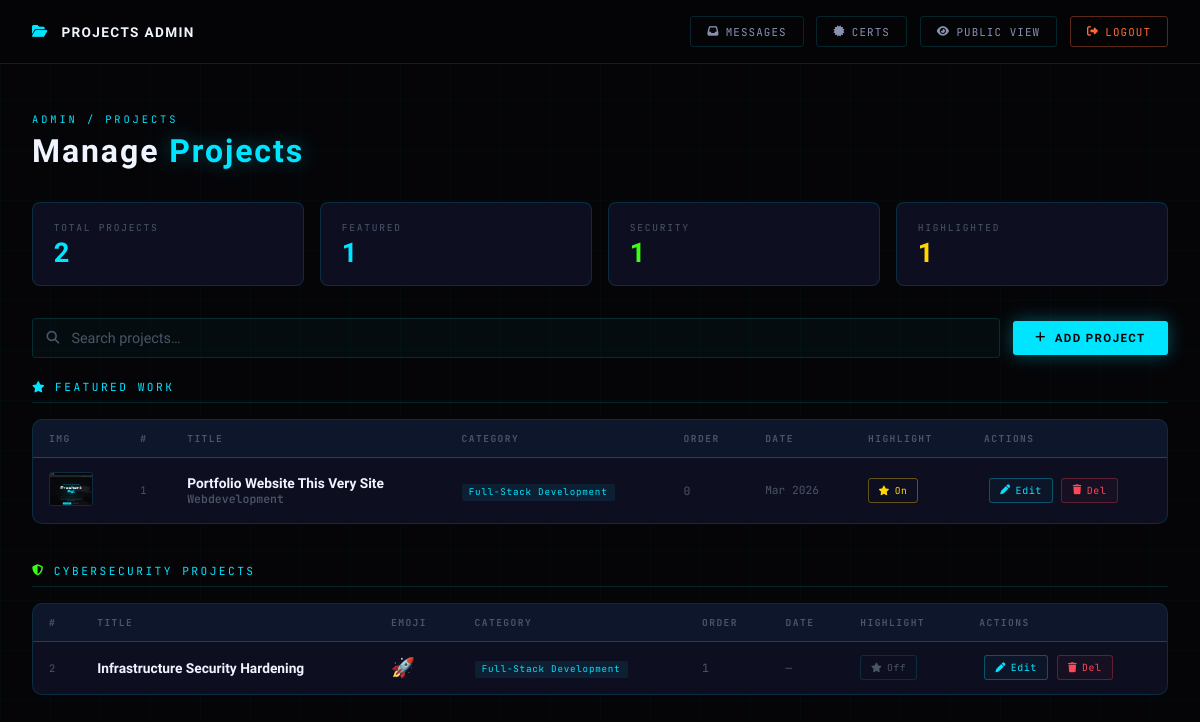
Page /dashboard/projects/ (signed in) on the committed database.
### apps/portfolio/models.py (models this page shows, shortened)
class Project(models.Model):
    CATEGORY_CHOICES = [
        ('dev',      'Full-Stack Development'),
        ('security', 'Cybersecurity'),
        ('ml',       'ML / Research'),
        ('research', 'Research'),
        ('other',    'Other'),
    ]
    SECTION_CHOICES = [
        ('featured',  'Featured Work'),
        ('security',  'Cybersecurity Projects'),
    ]
    title         = models.CharField(max_length=200)
    subtitle      = models.CharField(max_length=200, blank=True,
                                     help_text="Second line of title, e.g. 'Secure Photo Journal'")
    category      = models.CharField(max_length=20, choices=CATEGORY_CHOICES, default='dev')
    section       = models.CharField(max_length=20, choices=SECTION_CHOICES, default='featured',
                                     help_text="Which section on the Projects page this appears in")
    description   = models.TextField()
    icon_emoji    = models.CharField(max_length=10, blank=True, default='🚀',
                                     help_text="Emoji shown on small cards, e.g. 🛡️")
    stat1_value = models.CharField(max_length=30, blank=True, help_text="e.g. '100%'")
    stat1_label = models.CharField(max_length=60, blank=True, help_text="e.g. 'XSS / SQLi blocked'")
    stat2_value = models.CharField(max_length=30, blank=True, help_text="e.g. '30%'")
    stat2_label = models.CharField(max_length=60, blank=True, help_text="e.g. 'Faster request handling'")
    tags          = models.CharField(max_length=500, blank=True,
                                     help_text="Comma-separated tags, e.g. 'Python, Django, Nginx'")
    live_url      = models.URLField(blank=True, help_text="Live / demo link")
    source_url    = models.URLField(blank=True, help_text="GitHub / source link")
    image         = models.ImageField(upload_to='projects/', blank=True, null=True)
    image_alt     = models.CharField(max_length=200, blank=True)
    image_right   = models.BooleanField(default=False,
                                        help_text="Featured card: put image on the right side")
    CARD_STYLE_CHOICES = [
        ('long',  'Long Card — full layout with image panel'),
        ('short', 'Short Card — compact, no image panel'),
    ]
    card_style     = models.CharField(max_length=10, choices=CARD_STYLE_CHOICES, default='long',
                                      help_text="How this project appears on the public Projects page")
    is_highlighted = models.BooleanField(default=False,
                                         help_text="Show highlight glow / pin at top of its section")
    display_order  = models.PositiveIntegerField(default=0,
                                                  help_text="Lower = shown first (0 = top)")
    date_label     = models.CharField(max_length=30, blank=True,
                                      help_text="Date shown on card, e.g. 'Mar 2026'")
    created_at     = models.DateTimeField(auto_now_add=True)
    class Meta:
        ordering = ['display_order', 'section', '-created_at']
        verbose_name = 'Project'
        verbose_name_plural = 'Projects'

### apps/portfolio/views.py (the view)
# urls.py: path('dashboard/projects/', views.project_dashboard, name='project_dashboard'),
@login_required
def project_dashboard(request):
    all_projects  = Project.objects.all().order_by('display_order', 'section', '-created_at')
    alert_success = request.session.pop('project_alert', None)
    return render(request, 'project_dashboard.html', {
        'projects': all_projects,
        'alert_success': alert_success,
    })

### apps/portfolio/templates/project_dashboard.html (shortened to what this page needs)
{% load static %}
<!DOCTYPE html>
<html lang="en">
<head>
  <link rel="stylesheet" href="https://cdnjs.cloudflare.com/ajax/libs/font-awesome/6.5.0/css/all.min.css">
</head>
<body>
<nav class="topbar">
  <div class="topbar-brand"><i class="fas fa-folder-open"></i> PROJECTS ADMIN</div>
  <div class="topbar-right">
    <a href="{% url 'dashboard' %}" class="btn-nav"><i class="fas fa-inbox"></i> Messages</a>
    <a href="{% url 'cert_dashboard' %}" class="btn-nav"><i class="fas fa-certificate"></i> Certs</a>
    <a href="{% url 'projects' %}" class="btn-nav" target="_blank"><i class="fas fa-eye"></i> Public View</a>
    <form method="post" action="{% url 'logout' %}" style="display:inline;">{% csrf_token %}
      <button type="submit" class="btn-logout"><i class="fas fa-sign-out-alt"></i> Logout</button>
    </form>
  </div>
</nav>
<main class="main">
  <div class="page-header">
    <div>
      <p class="page-eyebrow">Admin / Projects</p>
      <h1 class="page-title">Manage <span class="accent">Projects</span></h1>
    </div>
  </div>
  <div class="stats-row">
    <div class="stat-card">
      <div class="stat-label">Total Projects</div>
      <div class="stat-value" id="total-count">{{ projects|length }}</div>
    </div>
    <div class="stat-card">
      <div class="stat-label">Featured</div>
      <div class="stat-value" id="featured-count" style="color:var(--cyan);">—</div>
    </div>
    <div class="stat-card">
      <div class="stat-label">Security</div>
      <div class="stat-value" id="security-count" style="color:var(--green);">—</div>
    </div>
    <div class="stat-card">
      <div class="stat-label">Highlighted</div>
      <div class="stat-value" id="hl-count" style="color:var(--gold);">—</div>
    </div>
  </div>
  <div class="toolbar">
    <div class="search-wrap">
      <i class="fas fa-search"></i>
      <input type="text" id="searchInput" class="search-input" placeholder="Search projects…">
    </div>
    <a href="{% url 'project_add' %}" class="btn-add"><i class="fas fa-plus"></i> Add Project</a>
  </div>
  <div class="section-title"><i class="fas fa-star" style="color:var(--cyan);"></i> Featured Work</div>
  <div class="table-wrap">
    <table id="projTable">
      <thead>
        <tr>
          <th>Img</th><th>#</th><th>Title</th><th>Category</th><th>Order</th><th>Date</th><th>Highlight</th><th>Actions</th>
        </tr>
      </thead>
      <tbody id="featured-tbody">
        {% for proj in projects %}{% if proj.section == 'featured' %}
        <tr>
          <td>
            {% if proj.image %}
              <img src="{{ proj.image.url }}" class="thumb" alt="">
            {% else %}
              <div class="no-thumb">{{ proj.icon_emoji }}</div>
            {% endif %}
          </td>
          <td style="font-family:var(--font-mono);font-size:.65rem;color:var(--text-lo);">{{ forloop.counter }}</td>
          <td class="td-title">
            {{ proj.title }}
            {% if proj.subtitle %}<div style="font-size:.72rem;color:var(--text-lo);font-family:var(--font-mono);">{{ proj.subtitle }}</div>{% endif %}
          </td>
          <td><span class="cat-badge cat-{{ proj.category }}">{{ proj.get_category_display }}</span></td>
          <td style="font-family:var(--font-mono);font-size:.72rem;color:var(--text-lo);">{{ proj.display_order }}</td>
          <td style="font-family:var(--font-mono);font-size:.7rem;color:var(--text-lo);white-space:nowrap;">{{ proj.date_label|default:"—" }}</td>
          <td>
            <form method="post" action="{% url 'project_toggle_highlight' proj.pk %}" style="display:inline;">{% csrf_token %}
              <button type="submit" class="hl-btn {% if proj.is_highlighted %}on{% else %}off{% endif %}">
                <i class="fas fa-star"></i> {% if proj.is_highlighted %}On{% else %}Off{% endif %}
              </button>
            </form>
          </td>
          <td>
            <a href="{% url 'project_edit' proj.pk %}" class="btn-edit"><i class="fas fa-pen"></i> Edit</a>
            <form method="post" action="{% url 'project_delete' proj.pk %}" style="display:inline;" onsubmit="return confirm('Delete {{ proj.title }}?');">{% csrf_token %}
              <button type="submit" class="btn-delete"><i class="fas fa-trash"></i> Del</button>
            </form>
          </td>
        </tr>
        {% endif %}{% endfor %}
      </tbody>
    </table>
  </div>
  <div class="section-title"><i class="fas fa-shield-halved" style="color:var(--green);"></i> Cybersecurity Projects</div>
  <div class="table-wrap">
    <table>
      <thead>
        <tr>
          <th>#</th><th>Title</th><th>Emoji</th><th>Category</th><th>Order</th><th>Date</th><th>Highlight</th><th>Actions</th>
        </tr>
      </thead>
      <tbody>
        {% for proj in projects %}{% if proj.section == 'security' %}
        <tr>
          <td style="font-family:var(--font-mono);font-size:.65rem;color:var(--text-lo);">{{ forloop.counter }}</td>
          <td class="td-title">{{ proj.title }}</td>
          <td style="font-size:1.2rem;">{{ proj.icon_emoji }}</td>
          <td><span class="cat-badge cat-{{ proj.category }}">{{ proj.get_category_display }}</span></td>
          <td style="font-family:var(--font-mono);font-size:.72rem;color:var(--text-lo);">{{ proj.display_order }}</td>
          <td style="font-family:var(--font-mono);font-size:.7rem;color:var(--text-lo);white-space:nowrap;">{{ proj.date_label|default:"—" }}</td>
          <td>
            <form method="post" action="{% url 'project_toggle_highlight' proj.pk %}" style="display:inline;">{% csrf_token %}
              <button type="submit" class="hl-btn {% if proj.is_highlighted %}on{% else %}off{% endif %}">
                <i class="fas fa-star"></i> {% if proj.is_highlighted %}On{% else %}Off{% endif %}
              </button>
            </form>
          </td>
          <td>
            <a href="{% url 'project_edit' proj.pk %}" class="btn-edit"><i class="fas fa-pen"></i> Edit</a>
            <form method="post" action="{% url 'project_delete' proj.pk %}" style="display:inline;" onsubmit="return confirm('Delete {{ proj.title }}?');">{% csrf_token %}
              <button type="submit" class="btn-delete"><i class="fas fa-trash"></i> Del</button>
            </form>
          </td>
        </tr>
        {% endif %}{% endfor %}
      </tbody>
    </table>
  </div>
</main>
</body>
</html>

### rows in the picture
Project: image (picture), title "Portfolio Website This Very Site", subtitle "Webdevelopment", category "Full-Stack Development", display_order "0", date_label "Mar 2026", is_highlighted "On"
Project: title "Infrastructure Security Hardening", icon_emoji "🚀", category "Full-Stack Development", display_order "1", date_label "—", is_highlighted "Off"

### other values in the picture
{{ projects|length }} "2"
